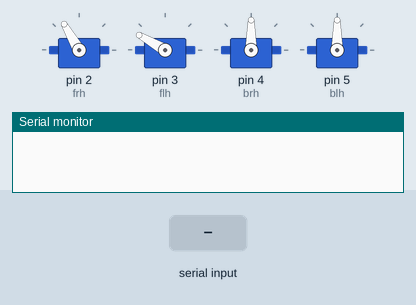
The sketch below on a simulated Arduino Uno, built with avr-gcc and run on an emulated ATmega328P. Shown: 4 × servo, the last lines printed to the serial monitor. The inputs (shaded band) are chosen by the test bench.

Above: at 1.2 s.
1.3 s: "F" received over Serial
At 4.4 s:
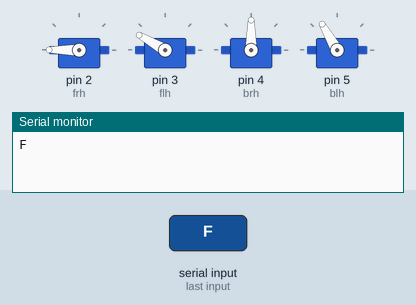
7.3 s: "R" received over Serial
At 9.5 s:
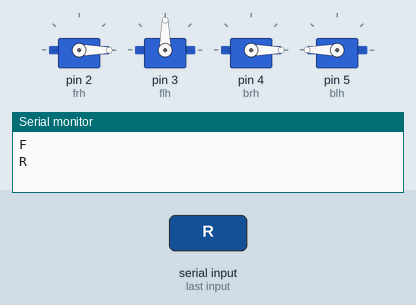
10.3 s: "L" received over Serial
At 12.8 s:
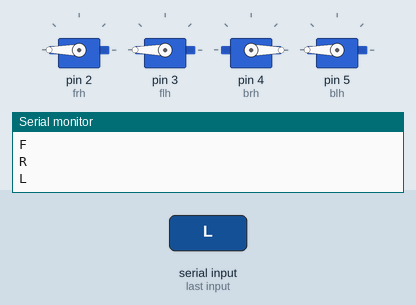
13.3 s: "1" received over Serial
At 15.3 s:
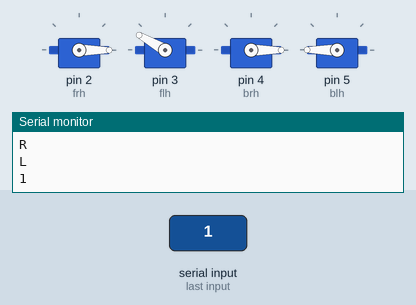
16.3 s: "R" received over Serial
At 19.2 s:
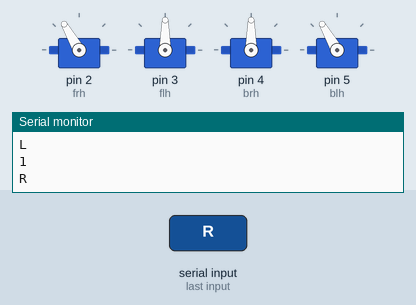
19.3 s: "0" received over Serial
Timing chart, 0 to 26.5 s (numbered marks = the images above; inputs shaded):
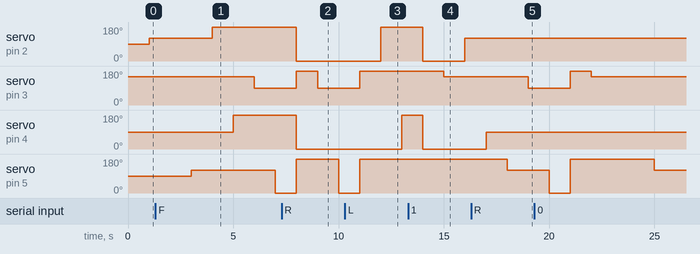

Measured:
- after the input at 1.3 s, servo on pin 2 (frh): 120° → 180° after 2.7 s; servo on pin 3 (flh): 150° → 90° after 4.7 s; servo on pin 4 (brh): 90° → 180° after 3.7 s
- after the input at 7.3 s, servo on pin 2 (frh): goes on until 8.0 s, then stays 0°
- after the input at 10.3 s, servo on pin 2 (frh): 0° → 180° after 1.7 s; servo on pin 3 (flh): goes on until 11.0 s, then stays 180°; servo on pin 4 (brh): 0° → 180° after 2.7 s
- after the input at 13.3 s, servo on pin 3 (flh): 180° → 150° after 1.7 s
- after the input at 16.3 s, servo on pin 3 (flh): 150° → 90° after 2.7 s

The sketch:

four_hips_quadrabot.ino
```cpp
/*
This is a idea for Qudrabot robot that moves with only its hips.
Firstly individual components move then all the components move to go in the desired direction.
For any queries goodcapinqury@gmail.com
*/


#include<Servo.h>

Servo frh,flh,brh,blh;
char rot='S';
int del;
void setup() {

  Serial.begin(9600);
  pinMode(1,OUTPUT);
  del = 1000; //Set delay according to your own preference
  frh.attach(2);
  flh.attach(3);
  brh.attach(4);
  blh.attach(5);
}

void loop() {
if(Serial.available())
   {
     rot = Serial.read();
     Serial.println(rot);
   }

   if(rot == 'F')
   {
     abhifwd();
   }else if (rot == 'R')
   {
     abhiright();
   }else if(rot == 'L')
   {
     abhileft();
   }
   else{
     abhiset();
   }
}

void abhifwd()
{
frh.write(180);
delay(del);
brh.write(180);
delay(del);

flh.write(90);
delay(del);
blh.write(0);
delay(del);

flh.write(180);
blh.write(180);

frh.write(0);
brh.write(0);
delay(del);


}
void abhiright()
{
flh.write(90);
delay(del);
blh.write(0);
delay(del);

flh.write(180);
blh.write(180);
delay(del);
}
void abhileft()
{
frh.write(180);
delay(del);
brh.write(180);
delay(del);

frh.write(0);
brh.write(0);
delay(del);
}
void abhiset()
{
  flh.write(150);
  delay(del);
  frh.write(120);
  delay(del);
  brh.write(90);
  delay(del);
  blh.write(120);
  delay(del);
}
```
